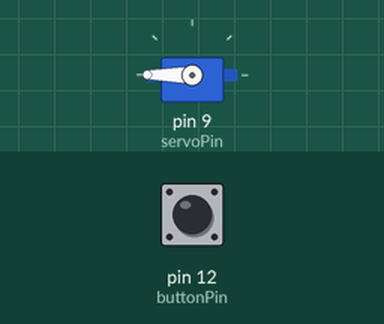
This sketch was run on a simulated Arduino Uno, built with avr-gcc and run on an emulated ATmega328P. Parts: servo. The test bench sets the inputs (shaded band); at power-on: pin 12 (buttonPin) HIGH.

Above: at 2.2 s.
2.3 s: pin 12 (buttonPin) pulled LOW for 0.15 s
At 2.7 s:
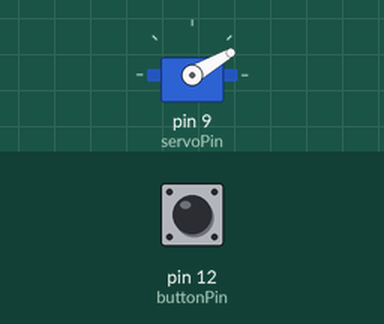
Timing chart, 0 to 5.3 s (numbered marks = the images above; inputs shaded):
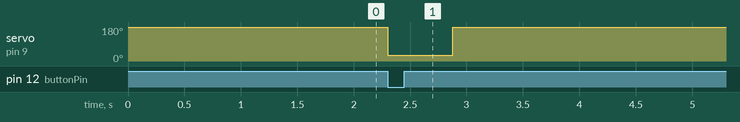

The sketch:

programma_voor_voederen.ino
```cpp
#include <Servo.h>

Servo myservo;

const int servoPin = 9;
const int buttonPin = 12;

void setup() {
  myservo.attach(servoPin);
  pinMode(buttonPin, INPUT);
  digitalWrite(buttonPin, HIGH);
  myservo.write(180);
  delay(1000);
  myservo.detach();
}

void loop() {
  int buttonVal = digitalRead(buttonPin);
  if(buttonVal == LOW) {
    myservo.attach(servoPin);
    myservo.write(30);
    delay(575);
    myservo.write(180);
    delay(1500);
    myservo.detach();
    delay(5000);
  }
  delay(13);
}
```

Measured:
- after the input at 2.3 s, servo on pin 9 (servoPin): 180° → 30° at once, → 180° 0.58 s later
